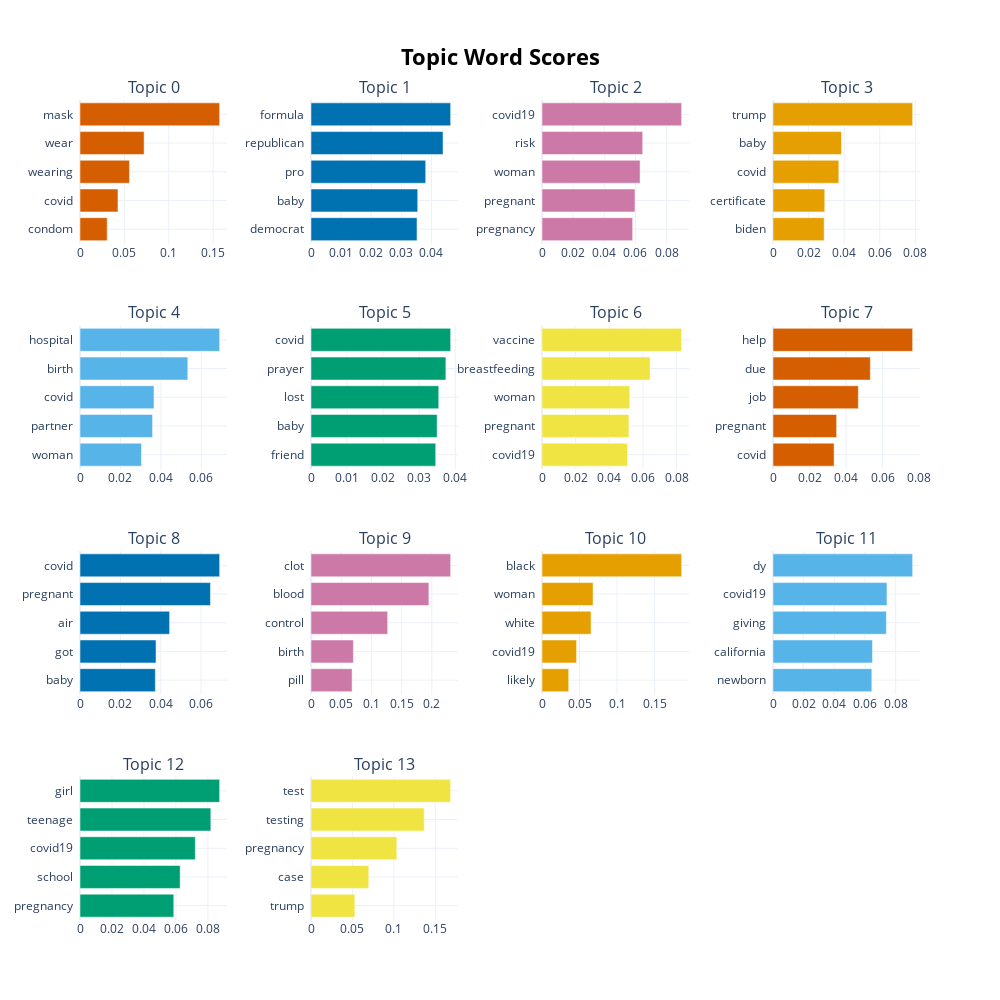

Notebook cell for this chart:
### Code cell
# Visualize top topic keywords
topic_negative.visualize_barchart(top_n_topics=14)

### Figure 1 — Plotly figure (JSON) as saved in the notebook; plotly's stock layout.template omitted (floating-point values rounded to 4 significant figures)
{"data": [{"marker": {"color": "#D55E00"}, "orientation": "h", "type": "bar", "x": [0.03062, 0.04277, 0.05572, 0.07221, 0.1573], "xaxis": "x", "y": ["condom  ", "covid  ", "wearing  ", "wear  ", "mask  "], "yaxis": "y"}, {"marker": {"color": "#0072B2"}, "orientation": "h", "type": "bar", "x": [0.0352, 0.03544, 0.0381, 0.04386, 0.04638], "xaxis": "x2", "y": ["democrat  ", "baby  ", "pro  ", "republican  ", "formula  "], "yaxis": "y2"}, {"marker": {"color": "#CC79A7"}, "orientation": "h", "type": "bar", "x": [0.05822, 0.05972, 0.063, 0.06467, 0.0897], "xaxis": "x3", "y": ["pregnancy  ", "pregnant  ", "woman  ", "risk  ", "covid19  "], "yaxis": "y3"}, {"marker": {"color": "#E69F00"}, "orientation": "h", "type": "bar", "x": [0.02876, 0.02909, 0.03698, 0.03847, 0.07848], "xaxis": "x4", "y": ["biden  ", "certificate  ", "covid  ", "baby  ", "trump  "], "yaxis": "y4"}, {"marker": {"color": "#56B4E9"}, "orientation": "h", "type": "bar", "x": [0.03039, 0.03587, 0.0366, 0.05332, 0.06905], "xaxis": "x5", "y": ["woman  ", "partner  ", "covid  ", "birth  ", "hospital  "], "yaxis": "y5"}, {"marker": {"color": "#009E73"}, "orientation": "h", "type": "bar", "x": [0.03458, 0.03498, 0.03542, 0.0374, 0.03873], "xaxis": "x6", "y": ["friend  ", "baby  ", "lost  ", "prayer  ", "covid  "], "yaxis": "y6"}, {"marker": {"color": "#F0E442"}, "orientation": "h", "type": "bar", "x": [0.05083, 0.05163, 0.05218, 0.06423, 0.083], "xaxis": "x7", "y": ["covid19  ", "pregnant  ", "woman  ", "breastfeeding  ", "vaccine  "], "yaxis": "y7"}, {"marker": {"color": "#D55E00"}, "orientation": "h", "type": "bar", "x": [0.03344, 0.03483, 0.04671, 0.05327, 0.07644], "xaxis": "x8", "y": ["covid  ", "pregnant  ", "job  ", "due  ", "help  "], "yaxis": "y8"}, {"marker": {"color": "#0072B2"}, "orientation": "h", "type": "bar", "x": [0.03733, 0.03766, 0.04439, 0.06463, 0.06919], "xaxis": "x9", "y": ["baby  ", "got  ", "air  ", "pregnant  ", "covid  "], "yaxis": "y9"}, {"marker": {"color": "#CC79A7"}, "orientation": "h", "type": "bar", "x": [0.06805, 0.07018, 0.1269, 0.1952, 0.2312], "xaxis": "x10", "y": ["pill  ", "birth  ", "control  ", "blood  ", "clot  "], "yaxis": "y10"}, {"marker": {"color": "#E69F00"}, "orientation": "h", "type": "bar", "x": [0.03557, 0.04607, 0.06533, 0.06803, 0.186], "xaxis": "x11", "y": ["likely  ", "covid19  ", "white  ", "woman  ", "black  "], "yaxis": "y11"}, {"marker": {"color": "#56B4E9"}, "orientation": "h", "type": "bar", "x": [0.06446, 0.06486, 0.07394, 0.07432, 0.09107], "xaxis": "x12", "y": ["newborn  ", "california  ", "giving  ", "covid19  ", "dy  "], "yaxis": "y12"}, {"marker": {"color": "#009E73"}, "orientation": "h", "type": "bar", "x": [0.05867, 0.06264, 0.07212, 0.08184, 0.08735], "xaxis": "x13", "y": ["pregnancy  ", "school  ", "covid19  ", "teenage  ", "girl  "], "yaxis": "y13"}, {"marker": {"color": "#F0E442"}, "orientation": "h", "type": "bar", "x": [0.05293, 0.06972, 0.1036, 0.1367, 0.1685], "xaxis": "x14", "y": ["trump  ", "case  ", "pregnancy  ", "testing  ", "test  "], "yaxis": "y14"}], "layout": {"annotations": [{"font": {"size": 16}, "showarrow": false, "text": "Topic 0", "x": 0.0875, "xanchor": "center", "xref": "paper", "y": 1, "yanchor": "bottom", "yref": "paper"}, {"font": {"size": 16}, "showarrow": false, "text": "Topic 1", "x": 0.3625, "xanchor": "center", "xref": "paper", "y": 1, "yanchor": "bottom", "yref": "paper"}, {"font": {"size": 16}, "showarrow": false, "text": "Topic 2", "x": 0.6375, "xanchor": "center", "xref": "paper", "y": 1, "yanchor": "bottom", "yref": "paper"}, {"font": {"size": 16}, "showarrow": false, "text": "Topic 3", "x": 0.9125, "xanchor": "center", "xref": "paper", "y": 1, "yanchor": "bottom", "yref": "paper"}, {"font": {"size": 16}, "showarrow": false, "text": "Topic 4", "x": 0.0875, "xanchor": "center", "xref": "paper", "y": 0.725, "yanchor": "bottom", "yref": "paper"}, {"font": {"size": 16}, "showarrow": false, "text": "Topic 5", "x": 0.3625, "xanchor": "center", "xref": "paper", "y": 0.725, "yanchor": "bottom", "yref": "paper"}, {"font": {"size": 16}, "showarrow": false, "text": "Topic 6", "x": 0.6375, "xanchor": "center", "xref": "paper", "y": 0.725, "yanchor": "bottom", "yref": "paper"}, {"font": {"size": 16}, "showarrow": false, "text": "Topic 7", "x": 0.9125, "xanchor": "center", "xref": "paper", "y": 0.725, "yanchor": "bottom", "yref": "paper"}, {"font": {"size": 16}, "showarrow": false, "text": "Topic 8", "x": 0.0875, "xanchor": "center", "xref": "paper", "y": 0.45, "yanchor": "bottom", "yref": "paper"}, {"font": {"size": 16}, "showarrow": false, "text": "Topic 9", "x": 0.3625, "xanchor": "center", "xref": "paper", "y": 0.45, "yanchor": "bottom", "yref": "paper"}, {"font": {"size": 16}, "showarrow": false, "text": "Topic 10", "x": 0.6375, "xanchor": "center", "xref": "paper", "y": 0.45, "yanchor": "bottom", "yref": "paper"}, {"font": {"size": 16}, "showarrow": false, "text": "Topic 11", "x": 0.9125, "xanchor": "center", "xref": "paper", "y": 0.45, "yanchor": "bottom", "yref": "paper"}, {"font": {"size": 16}, "showarrow": false, "text": "Topic 12", "x": 0.0875, "xanchor": "center", "xref": "paper", "y": 0.175, "yanchor": "bottom", "yref": "paper"}, {"font": {"size": 16}, "showarrow": false, "text": "Topic 13", "x": 0.3625, "xanchor": "center", "xref": "paper", "y": 0.175, "yanchor": "bottom", "yref": "paper"}], "height": 1000, "hoverlabel": {"bgcolor": "white", "font": {"family": "Rockwell", "size": 16}}, "showlegend": false, "title": {"font": {"color": "Black", "size": 22}, "text": "<b>Topic Word Scores", "x": 0.5, "xanchor": "center", "yanchor": "top"}, "width": 1000, "xaxis": {"anchor": "y", "domain": [0, 0.175], "showgrid": true}, "xaxis10": {"anchor": "y10", "domain": [0.275, 0.45], "showgrid": true}, "xaxis11": {"anchor": "y11", "domain": [0.55, 0.725], "showgrid": true}, "xaxis12": {"anchor": "y12", "domain": [0.825, 1], "showgrid": true}, "xaxis13": {"anchor": "y13", "domain": [0, 0.175], "showgrid": true}, "xaxis14": {"anchor": "y14", "domain": [0.275, 0.45], "showgrid": true}, "xaxis15": {"anchor": "y15", "domain": [0.55, 0.725], "showgrid": true}, "xaxis16": {"anchor": "y16", "domain": [0.825, 1], "showgrid": true}, "xaxis2": {"anchor": "y2", "domain": [0.275, 0.45], "showgrid": true}, "xaxis3": {"anchor": "y3", "domain": [0.55, 0.725], "showgrid": true}, "xaxis4": {"anchor": "y4", "domain": [0.825, 1], "showgrid": true}, "xaxis5": {"anchor": "y5", "domain": [0, 0.175], "showgrid": true}, "xaxis6": {"anchor": "y6", "domain": [0.275, 0.45], "showgrid": true}, "xaxis7": {"anchor": "y7", "domain": [0.55, 0.725], "showgrid": true}, "xaxis8": {"anchor": "y8", "domain": [0.825, 1], "showgrid": true}, "xaxis9": {"anchor": "y9", "domain": [0, 0.175], "showgrid": true}, "yaxis": {"anchor": "x", "domain": [0.825, 1], "showgrid": true}, "yaxis10": {"anchor": "x10", "domain": [0.275, 0.45], "showgrid": true}, "yaxis11": {"anchor": "x11", "domain": [0.275, 0.45], "showgrid": true}, "yaxis12": {"anchor": "x12", "domain": [0.275, 0.45], "showgrid": true}, "yaxis13": {"anchor": "x13", "domain": [0, 0.175], "showgrid": true}, "yaxis14": {"anchor": "x14", "domain": [0, 0.175], "showgrid": true}, "yaxis15": {"anchor": "x15", "domain": [0, 0.175], "showgrid": true}, "yaxis16": {"anchor": "x16", "domain": [0, 0.175], "showgrid": true}, "yaxis2": {"anchor": "x2", "domain": [0.825, 1], "showgrid": true}, "yaxis3": {"anchor": "x3", "domain": [0.825, 1], "showgrid": true}, "yaxis4": {"anchor": "x4", "domain": [0.825, 1], "showgrid": true}, "yaxis5": {"anchor": "x5", "domain": [0.55, 0.725], "showgrid": true}, "yaxis6": {"anchor": "x6", "domain": [0.55, 0.725], "showgrid": true}, "yaxis7": {"anchor": "x7", "domain": [0.55, 0.725], "showgrid": true}, "yaxis8": {"anchor": "x8", "domain": [0.55, 0.725], "showgrid": true}, "yaxis9": {"anchor": "x9", "domain": [0.275, 0.45], "showgrid": true}}}
